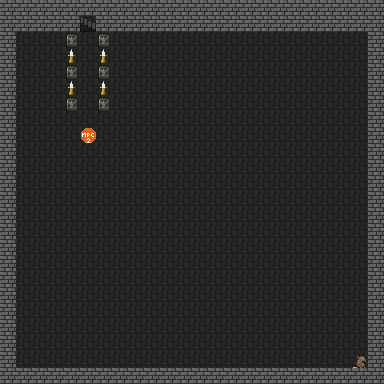

A level layout from a 2D game, rendered from its tile map. Below: a short description, then the map file with its tile-grid data intact:
An orthogonal 24x24 tile map with 16x16 px tiles, 3 tile layers (logic, objects, mobs), 5 tilesets.

<map version="1.0" tiledversion="1.1.5" orientation="orthogonal" renderorder="left-up" width="24" height="24" tilewidth="16" tileheight="16" infinite="0" nextlayerid="9" nextobjectid="1">
 <properties>
  <property name="maxBrightness" type="float" value="1.05" />
 </properties>
 <tileset firstgid="1" source="tilesets/logic.tsx" />
 <tileset firstgid="65" source="tilesets/tiles_town_outside_winter.tsx" />
 <tileset firstgid="321" source="tilesets/Mobs.tsx" />
 <tileset firstgid="577" source="tilesets/tiles_town_inside.tsx" />
 <tileset firstgid="833" source="tilesets/Objects.tsx" />
 <layer id="6" name="logic" width="24" height="24" opacity="0.52">
  <data encoding="csv">
5,5,5,5,5,5,5,5,5,5,5,5,5,5,5,5,5,5,5,5,5,5,5,5,
5,5,5,5,5,8,5,5,5,5,5,5,5,5,5,5,5,5,5,5,5,5,5,5,
5,2,2,2,36,2,36,2,2,2,2,2,2,2,2,2,2,2,2,2,2,2,2,5,
5,2,2,2,2,2,2,2,2,2,2,2,2,2,2,2,2,2,2,2,2,2,2,5,
5,2,2,2,36,2,36,2,2,2,2,2,2,2,2,2,2,2,2,2,2,2,2,5,
5,2,2,2,2,2,2,2,2,2,2,2,2,2,2,2,2,2,2,2,2,2,2,5,
5,2,2,2,36,2,36,2,2,2,2,2,2,2,2,2,2,2,2,2,2,2,2,5,
5,2,2,2,2,2,2,2,2,2,2,2,2,2,2,2,2,2,2,2,2,2,2,5,
5,2,2,2,2,2,2,2,2,2,2,2,2,2,2,2,2,2,2,2,2,2,2,5,
5,2,2,2,2,2,2,2,2,2,2,2,2,2,2,2,2,2,2,2,2,2,2,5,
5,2,2,2,2,2,2,2,2,2,2,2,2,2,2,2,2,2,2,2,2,2,2,5,
5,2,2,2,2,2,2,2,2,2,2,2,2,2,2,2,2,2,2,2,2,2,2,5,
5,2,2,2,2,2,2,2,2,2,2,2,2,2,2,2,2,2,2,2,2,2,2,5,
5,2,2,2,2,2,2,2,2,2,2,2,2,2,2,2,2,2,2,2,2,2,2,5,
5,2,2,2,2,2,2,2,2,2,2,2,2,2,2,2,2,2,2,2,2,2,2,5,
5,2,2,2,2,2,2,2,2,2,2,2,2,2,2,2,2,2,2,2,2,2,2,5,
5,2,2,2,2,2,2,2,2,2,2,2,2,2,2,2,2,2,2,2,2,2,2,5,
5,2,2,2,2,2,2,2,2,2,2,2,2,2,2,2,2,2,2,2,2,2,2,5,
5,2,2,2,2,2,2,2,2,2,2,2,2,2,2,2,2,2,2,2,2,2,2,5,
5,2,2,2,2,2,2,2,2,2,2,2,2,2,2,2,2,2,2,2,2,2,2,5,
5,2,2,2,2,2,2,2,2,2,2,2,2,2,2,2,2,2,2,2,2,2,2,5,
5,2,2,2,2,2,2,2,2,2,2,2,2,2,2,2,2,2,2,2,2,2,2,5,
5,2,2,2,2,2,2,2,2,2,2,2,2,2,2,2,2,2,2,2,2,2,2,5,
5,5,5,5,5,5,5,5,5,5,5,5,5,5,5,5,5,5,5,5,5,5,5,5
</data>
 </layer>
 <layer id="8" name="objects" width="24" height="24">
  <data encoding="csv">
0,0,0,0,0,0,0,0,0,0,0,0,0,0,0,0,0,0,0,0,0,0,0,0,
0,0,0,0,0,0,0,0,0,0,0,0,0,0,0,0,0,0,0,0,0,0,0,0,
0,0,0,0,0,0,0,0,0,0,0,0,0,0,0,0,0,0,0,0,0,0,0,0,
0,0,0,0,867,0,867,0,0,0,0,0,0,0,0,0,0,0,0,0,0,0,0,0,
0,0,0,0,0,0,0,0,0,0,0,0,0,0,0,0,0,0,0,0,0,0,0,0,
0,0,0,0,867,0,867,0,0,0,0,0,0,0,0,0,0,0,0,0,0,0,0,0,
0,0,0,0,0,0,0,0,0,0,0,0,0,0,0,0,0,0,0,0,0,0,0,0,
0,0,0,0,0,0,0,0,0,0,0,0,0,0,0,0,0,0,0,0,0,0,0,0,
0,0,0,0,0,0,0,0,0,0,0,0,0,0,0,0,0,0,0,0,0,0,0,0,
0,0,0,0,0,0,0,0,0,0,0,0,0,0,0,0,0,0,0,0,0,0,0,0,
0,0,0,0,0,0,0,0,0,0,0,0,0,0,0,0,0,0,0,0,0,0,0,0,
0,0,0,0,0,0,0,0,0,0,0,0,0,0,0,0,0,0,0,0,0,0,0,0,
0,0,0,0,0,0,0,0,0,0,0,0,0,0,0,0,0,0,0,0,0,0,0,0,
0,0,0,0,0,0,0,0,0,0,0,0,0,0,0,0,0,0,0,0,0,0,0,0,
0,0,0,0,0,0,0,0,0,0,0,0,0,0,0,0,0,0,0,0,0,0,0,0,
0,0,0,0,0,0,0,0,0,0,0,0,0,0,0,0,0,0,0,0,0,0,0,0,
0,0,0,0,0,0,0,0,0,0,0,0,0,0,0,0,0,0,0,0,0,0,0,0,
0,0,0,0,0,0,0,0,0,0,0,0,0,0,0,0,0,0,0,0,0,0,0,0,
0,0,0,0,0,0,0,0,0,0,0,0,0,0,0,0,0,0,0,0,0,0,0,0,
0,0,0,0,0,0,0,0,0,0,0,0,0,0,0,0,0,0,0,0,0,0,0,0,
0,0,0,0,0,0,0,0,0,0,0,0,0,0,0,0,0,0,0,0,0,0,0,0,
0,0,0,0,0,0,0,0,0,0,0,0,0,0,0,0,0,0,0,0,0,0,0,0,
0,0,0,0,0,0,0,0,0,0,0,0,0,0,0,0,0,0,0,0,0,0,0,0,
0,0,0,0,0,0,0,0,0,0,0,0,0,0,0,0,0,0,0,0,0,0,0,0
</data>
 </layer>
 <layer id="5" name="mobs" width="24" height="24">
  <data encoding="csv">
0,0,0,0,0,0,0,0,0,0,0,0,0,0,0,0,0,0,0,0,0,0,0,0,
0,0,0,0,0,0,0,0,0,0,0,0,0,0,0,0,0,0,0,0,0,0,0,0,
0,0,0,0,0,0,0,0,0,0,0,0,0,0,0,0,0,0,0,0,0,0,0,0,
0,0,0,0,0,0,0,0,0,0,0,0,0,0,0,0,0,0,0,0,0,0,0,0,
0,0,0,0,0,0,0,0,0,0,0,0,0,0,0,0,0,0,0,0,0,0,0,0,
0,0,0,0,0,0,0,0,0,0,0,0,0,0,0,0,0,0,0,0,0,0,0,0,
0,0,0,0,0,0,0,0,0,0,0,0,0,0,0,0,0,0,0,0,0,0,0,0,
0,0,0,0,0,0,0,0,0,0,0,0,0,0,0,0,0,0,0,0,0,0,0,0,
0,0,0,0,0,530,0,0,0,0,0,0,0,0,0,0,0,0,0,0,0,0,0,0,
0,0,0,0,0,0,0,0,0,0,0,0,0,0,0,0,0,0,0,0,0,0,0,0,
0,0,0,0,0,0,0,0,0,0,0,0,0,0,0,0,0,0,0,0,0,0,0,0,
0,0,0,0,0,0,0,0,0,0,0,0,0,0,0,0,0,0,0,0,0,0,0,0,
0,0,0,0,0,0,0,0,0,0,0,0,0,0,0,0,0,0,0,0,0,0,0,0,
0,0,0,0,0,0,0,0,0,0,0,0,0,0,0,0,0,0,0,0,0,0,0,0,
0,0,0,0,0,0,0,0,0,0,0,0,0,0,0,0,0,0,0,0,0,0,0,0,
0,0,0,0,0,0,0,0,0,0,0,0,0,0,0,0,0,0,0,0,0,0,0,0,
0,0,0,0,0,0,0,0,0,0,0,0,0,0,0,0,0,0,0,0,0,0,0,0,
0,0,0,0,0,0,0,0,0,0,0,0,0,0,0,0,0,0,0,0,0,0,0,0,
0,0,0,0,0,0,0,0,0,0,0,0,0,0,0,0,0,0,0,0,0,0,0,0,
0,0,0,0,0,0,0,0,0,0,0,0,0,0,0,0,0,0,0,0,0,0,0,0,
0,0,0,0,0,0,0,0,0,0,0,0,0,0,0,0,0,0,0,0,0,0,0,0,
0,0,0,0,0,0,0,0,0,0,0,0,0,0,0,0,0,0,0,0,0,0,0,0,
0,0,0,0,0,0,0,0,0,0,0,0,0,0,0,0,0,0,0,0,0,0,321,0,
0,0,0,0,0,0,0,0,0,0,0,0,0,0,0,0,0,0,0,0,0,0,0,0
</data>
 </layer>
</map>
